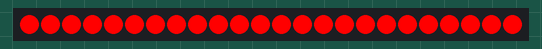
This sketch was run on a simulated Arduino Uno, built with avr-gcc and run on an emulated ATmega328P. On the bench: 24 RGB LEDs in strip order, left to right.

Above: at 0.16 s.
At 0.84 s:
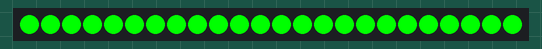

The sketch:

laser_mole.ino
```cpp
#include <Adafruit_NeoPixel.h>
#include <LiquidCrystal_I2C.h>


#define PIN      9
#define N_LEDS 24

Adafruit_NeoPixel strip = Adafruit_NeoPixel(N_LEDS, PIN, NEO_GRB + NEO_KHZ800);

#define GREEN 0x00FF00

void setup() {
  strip.begin();
}

void loop() {
  alight(strip.Color(255, 0, 0)); // Red
  alight(GREEN); // Green
  alight(strip.Color(0, 0, 255)); // Blue
}

void alight(uint32_t color) {
    strip.fill(color, 0, N_LEDS);
    strip.show();
    delay(20);
}
```
